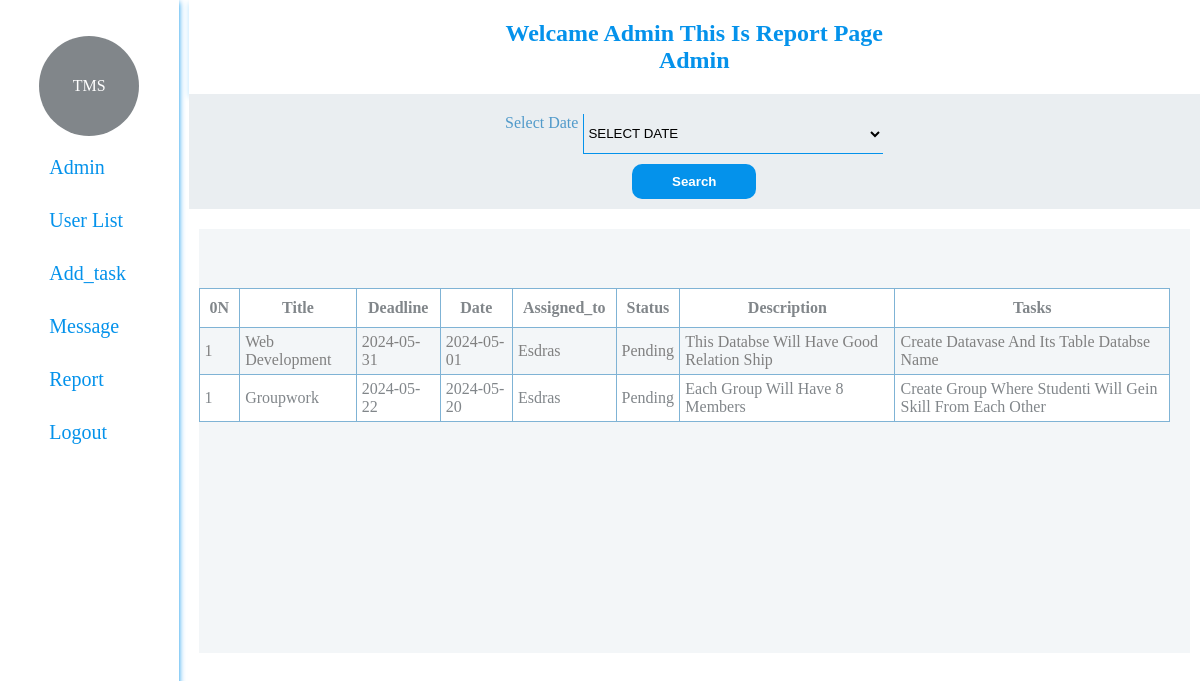
The page /Admin_panel/report.php (signed in) on the database its author committed.
### tables this page shows
CREATE TABLE `tasks` (
  `id` int(11) NOT NULL,
  `title` varchar(100) NOT NULL,
  `description` text DEFAULT NULL,
  `deadline` date DEFAULT NULL,
  `status` varchar(255) NOT NULL,
  `assigned_to` int(11) DEFAULT NULL,
  `date` varchar(255) NOT NULL,
  `task` text NOT NULL
);

CREATE TABLE `users` (
  `id` int(11) NOT NULL,
  `username` varchar(50) NOT NULL,
  `email` varchar(100) NOT NULL,
  `password` varchar(255) NOT NULL,
  `created_at` timestamp NOT NULL DEFAULT current_timestamp()
);

### Admin_panel/report.php (the view, shortened to what this page needs)
<?php
$table=false;
$conn=new mysqli("localhost","root","","groupworkclass");
?>
<!DOCTYPE html>
<html lang="en">
<head>
  <link rel="stylesheet" href="../stylesheet/panel.css">
</head>
<body>
<div class="container">
    <div class="left_side">
      <nav>
        <ul>
        <div class="user">TMS</div>
        <li><a href="./admin_panel.php">Admin</a></li>
        <li><a href="./user_list.php">user list</a></li>
          <li><a href="./add_task.php">add_task</a></li>
          <li><a href="./respond.php">message</a></li>
          <li><a href="./report.php">Report</a></li>
          <li><a href="logout.php">Logout</a></li>
        </ul>
      </nav>
    </div>
    <div class="right_side">
      <header>
        <h2>welcame admin this is report page</h2>
        <h2><?php echo $_SESSION['admin'];?> </h2>
      </header>
      <div class="form">
        <form action="" method="POST">
        <div class="under">
          <label for="date">select date </label>
          <select name="date">
            <option>SELECT DATE</option>
          </select>
          </div>
          <div class="button">
            <button type="submit" name="search" >search</button>
          </div>
        </form>
      </div>
      <div class="table2">
        <?php if($table==true): ?>
      <table border="1">
        <tr>
          <th colspan="10" >report for task</th>
        </tr>
        <tr>
          <th>0N</th>
          <th>title</th>
          <th>description</th>
          <th>deadline</th>
          <th>status</th>
          <th>assigned_to</th>
          <th>created_at</th>
          <th>tasks</th>
        </tr>
        <?php
        $sql=$conn->query("SELECT * FROM `tasks` INNER JOIN users WHERE tasks.assigned_to=users.id and tasks.date='$date' ");
            $num=1;
            while ($row=$sql->fetch_array()) { ?>
            <tr>
            <td><?php echo $num; ?></td>
              <td><?php echo $row[1]; ?></td>
              <td><?php echo $row[2]; ?></td>
              <td><?php echo $row[3]; ?></td>
              <td><?php echo $row[4]; ?></td>
              <td><?php echo $row["username"]; ?></td>
              <td><?php echo $row[6]; ?></td>
              <td><?php echo $row[7]; ?></td>
            </tr>
            <?php $num++; }  ?>
            <tr>
              <td colspan="10" class="u"  ><a href="./generate_pdf.php">create PDF</a></td>
            </tr>
      </table>
      <?php else: ?>
        <div class="table">
      <table border="1">
        <tr>
          <th>0N</th>
          <th>title</th>
          <th>deadline</th>
          <th>date</th>
          <th>assigned_to</th>
          <th>status</th>
          <th>description</th>
          <th>tasks</th>
        </tr>
        <?php
            $sql=$conn->query("SELECT * FROM `tasks` INNER JOIN users WHERE tasks.assigned_to=users.id");
            while ($row=$sql->fetch_array()) { ?>
            <tr>
            <td><?php echo $num=1;; ?></td>
              <td><?php echo $row[1]; ?></td>
              <td><?php echo $row[3]; ?></td>
              <td><?php echo $row[6]; ?></td>
              <td><?php echo $row["username"]; ?></td>
              <td><?php echo $row[4]; ?></td>
              <td><?php echo $row[2]; ?></td>
              <td><?php echo $row[7]; ?></td>
            </tr>
              <option value=""></option>
            <?php $num++; }  ?>
      </table>
      </div>
        <?php endif; ?>
      </div>
    </div>
  </div>
</body>
</html>

### stylesheet/panel.css (style rules this page uses)
* { margin: 0; padding: 0; text-transform: capitalize; text-decoration: none; list-style: none; }
body, .container { width: 100%; height: 100vh; background-color: white ; display: flex; gap: 10px; color: rgb(202, 202, 202); }
.container .left_side { width: 15%; box-shadow: 0px 2px 6px #0492eb; }
.container .left_side nav { margin-top: 20%; width: 100%; justify-content: center; display: flex; }
.container .left_side nav ul li { margin-top: 10px; padding: 10px; width: 100%; }
.container .left_side nav ul li a { color: #0492eb; font-size: 20px; transition: 0.4s; }
.right_side { width: 85%; display: block; background-color: white; align-items: center; display: flex; flex-direction: column; }
.right_side header { width: 100%; padding: 20px 0px 20px 0px; justify-content: center; align-items: center; display: flex; flex-direction: column; background-color: white; color: #0492eb; text-transform: capitalize; box-shadow:0px 3px 6px #b8e4ff; }
.right_side .form { width: 100%; display: flex; justify-content: center; align-items: center; flex-direction: column; background-color: #eaeef1; padding: 10px 0px 10px 0px; }
.right_side .form form { width: 100%; flex-direction: column; }
.top,.middle, .under, .status, .button { display: flex; justify-content: center; margin-top: 1%; gap: 5px; }
select { width: 300px; outline: none; height: 40px; background: transparent; border-width: 0px 0px 1px 1px; border-color: #0492eb; }
button { padding: 10px 40px ; color: white; font-weight: bold; background-color: #0492eb; border-radius: 10px; outline: none; border: none; }
.right_side .table { width: 98%; background-color: #f3f6f8; margin-top: 2%; height: 53vh; overflow-y: scroll; }
.right_side .table table { width: 100%; border-collapse: collapse; border-color: #7fb3d5; color: grey; }
.right_side .table table tr th { border-collapse: collapse; padding: 10px; border-color: #7fb3d5; }
.right_side .table table tr:nth-child(odd) { background-color: white; color: #81868a; border: none; }
.right_side .table table tr td { border-collapse: collapse; padding: 5px; border-color: #7fb3d5; }
.right_side .table2 { width: 98%; background-color: #f3f6f8; margin-top: 2%; height: 53vh; overflow-y: scroll; }
.right_side .table2 table { width: 100%; border-collapse: collapse; border-color: #7fb3d5; color: grey; }
.right_side .table2 table tr th { border-collapse: collapse; padding: 10px; border-color: #7fb3d5; }
.right_side .table2 table tr:nth-child(odd) { background-color: white; color: #81868a; border: none; }
.right_side .table2 table tr td { border-collapse: collapse; padding: 5px; border-color: #7fb3d5; }
label { color: #519aca; }
.user { width: 100px; height: 100px; background-color: #81868a; border-radius: 50%; color: white; justify-content: center; align-items: center; display: flex; }

### rows shown on the page
tasks: num "1", title "Web Development", deadline "2024-05-31", date "2024-05-01", assigned_to.username "Esdras", status "Pending", description "This Databse Will Have Good Relation Ship", task "Create Datavase And Its Table Databse Name"
tasks: num "1", title "Groupwork", deadline "2024-05-22", date "2024-05-20", assigned_to.username "Esdras", status "Pending", description "Each Group Will Have 8 Members", task "Create Group Where Studenti Will Gein Skill From Each Other"

### other values the page prints
$_SESSION['admin'] "Admin"
